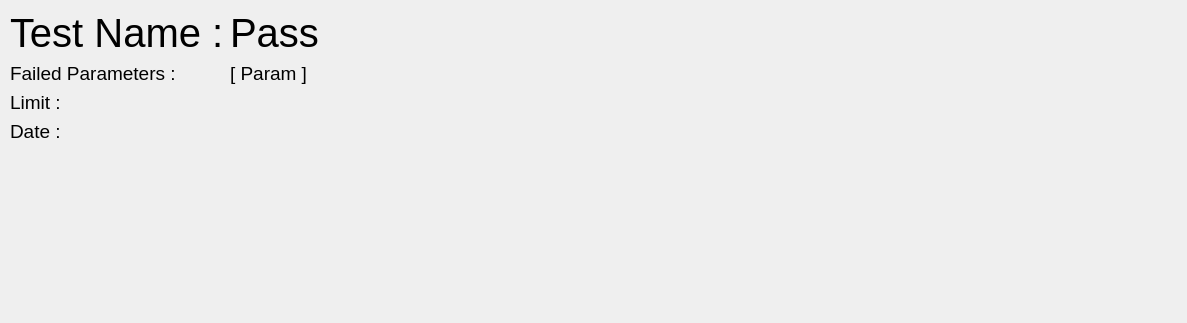
<?xml version="1.0" encoding="UTF-8"?>
<ui version="4.0">
 <class>MainWidget</class>
 <widget class="QWidget" name="MainWidget">
  <property name="geometry">
   <rect>
    <x>0</x>
    <y>0</y>
    <width>1187</width>
    <height>323</height>
   </rect>
  </property>
  <property name="windowTitle">
   <string>MainWidget</string>
  </property>
  <widget class="QWidget" name="formLayoutWidget">
   <property name="geometry">
    <rect>
     <x>10</x>
     <y>10</y>
     <width>1041</width>
     <height>301</height>
    </rect>
   </property>
   <layout class="QFormLayout" name="formLayout">
    <item row="0" column="0">
     <widget class="QLabel" name="testNameLabel">
      <property name="font">
       <font>
        <pointsize>30</pointsize>
       </font>
      </property>
      <property name="text">
       <string>Test Name :</string>
      </property>
     </widget>
    </item>
    <item row="0" column="1">
     <widget class="QLabel" name="passLabel">
      <property name="font">
       <font>
        <pointsize>30</pointsize>
       </font>
      </property>
      <property name="text">
       <string>Pass</string>
      </property>
     </widget>
    </item>
    <item row="1" column="0">
     <widget class="QLabel" name="parametersLabel">
      <property name="font">
       <font>
        <pointsize>14</pointsize>
       </font>
      </property>
      <property name="text">
       <string>Failed Parameters :</string>
      </property>
     </widget>
    </item>
    <item row="1" column="1">
     <widget class="QLabel" name="failsLabel">
      <property name="font">
       <font>
        <pointsize>14</pointsize>
       </font>
      </property>
      <property name="text">
       <string>[ Param ]</string>
      </property>
     </widget>
    </item>
    <item row="2" column="0">
     <widget class="QLabel" name="label">
      <property name="font">
       <font>
        <pointsize>14</pointsize>
       </font>
      </property>
      <property name="text">
       <string>Limit :</string>
      </property>
     </widget>
    </item>
    <item row="2" column="1">
     <widget class="QLabel" name="limitLabel">
      <property name="font">
       <font>
        <pointsize>14</pointsize>
       </font>
      </property>
      <property name="text">
       <string/>
      </property>
     </widget>
    </item>
    <item row="3" column="0">
     <widget class="QLabel" name="label_2">
      <property name="font">
       <font>
        <pointsize>14</pointsize>
       </font>
      </property>
      <property name="text">
       <string>Date :</string>
      </property>
     </widget>
    </item>
    <item row="3" column="1">
     <widget class="QLabel" name="dateLabel">
      <property name="font">
       <font>
        <pointsize>14</pointsize>
       </font>
      </property>
      <property name="text">
       <string/>
      </property>
     </widget>
    </item>
   </layout>
  </widget>
 </widget>
 <resources/>
 <connections/>
</ui>
